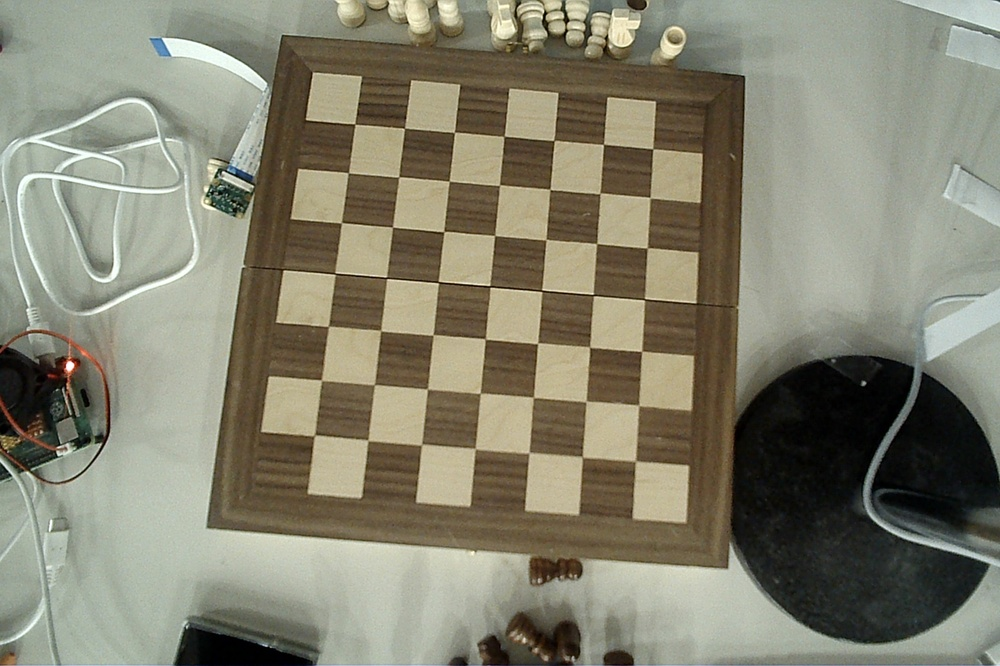
#> input picture empty_test.jpg, 1000 x 666 px, shrunk from 2542 x 1694 before the run
$ python move_detector.py
#> lines starting #> are read from the running program, lines starting #| are printed output that depends on the picture; after the words box and inside, x2 and y2 are one past the last pixel; in counts of white or black regions, pixels touching at a corner belong together
#> in calibrate, frame is the input picture: shape (666, 1000, 3); mean B, G, R 112.3, 130.4, 132.4
### util.py
import logging
import os
import platform as sys_plat
import sys
import cv2 as cv
import scipy.signal

log_format = "%(asctime)s :: %(funcName)s :: line: %(lineno)d :: %(levelname)s :: %(message)s"
logging.basicConfig(filename="pecg_log.txt", filemode="w", level=logging.DEBUG, format=log_format)

APP_NAME = "ELEC3442 Chess"
APP_VERSION = "v1.0.0_beta6.9"
BOX_TITLE = f"{APP_NAME} {APP_VERSION}"

platform = sys.platform
sys_os = sys_plat.system()

GUI_THEME = ["Dark", "Black", "Reddit"]

IMAGE_PATH = "Images/60"  # path to the chess pieces

BLANK = 0  # piece names
PAWNB = 1
KNIGHTB = 2
BISHOPB = 3
ROOKB = 4
KINGB = 5
QUEENB = 6
PAWNW = 7
KNIGHTW = 8
BISHOPW = 9
ROOKW = 10
KINGW = 11
QUEENW = 12

# Absolute rank based on real chess board, white at bottom, black at the top.
# This is also the rank mapping used by python-chess modules.
RANK_8 = 7
RANK_7 = 6
RANK_6 = 5
RANK_5 = 4
RANK_4 = 3
RANK_3 = 2
RANK_2 = 1
RANK_1 = 0

initial_board = [[ROOKB, KNIGHTB, BISHOPB, QUEENB, KINGB, BISHOPB, KNIGHTB, ROOKB], [PAWNB, ] * 8, [BLANK, ] * 8,
                 [BLANK, ] * 8, [BLANK, ] * 8, [BLANK, ] * 8, [PAWNW, ] * 8,
                 [ROOKW, KNIGHTW, BISHOPW, QUEENW, KINGW, BISHOPW, KNIGHTW, ROOKW], ]

eval_list = []
best_move_white = []
best_move_black = []
wdl_white = []
wdl_black = []

evaluation_dictionary = []

"""
evaluation = [
    id: (black or white),
    move: best move,
    wdl: win, draw, loss,
    mate: mate in n,
    score: evaluation score,
]
"""

# Images/60
blank = os.path.join(IMAGE_PATH, "blank.png")
bishopB = os.path.join(IMAGE_PATH, "bB.png")
bishopW = os.path.join(IMAGE_PATH, "wB.png")
pawnB = os.path.join(IMAGE_PATH, "bP.png")
pawnW = os.path.join(IMAGE_PATH, "wP.png")
knightB = os.path.join(IMAGE_PATH, "bN.png")
knightW = os.path.join(IMAGE_PATH, "wN.png")
rookB = os.path.join(IMAGE_PATH, "bR.png")
rookW = os.path.join(IMAGE_PATH, "wR.png")
queenB = os.path.join(IMAGE_PATH, "bQ.png")
queenW = os.path.join(IMAGE_PATH, "wQ.png")
kingB = os.path.join(IMAGE_PATH, "bK.png")
kingW = os.path.join(IMAGE_PATH, "wK.png")

images = {BISHOPB: bishopB, BISHOPW: bishopW, PAWNB: pawnB, PAWNW: pawnW, KNIGHTB: knightB, KNIGHTW: knightW,
          ROOKB: rookB, ROOKW: rookW, KINGB: kingB, KINGW: kingW, QUEENB: queenB, QUEENW: queenW, BLANK: blank, }

# (1) Mode: Neutral
menu_def_neutral = [["&Mode", ["Play"]], ["Boar&d", ["Flip", "Color", ["Brown::board_color_k", "Blue::board_color_k",
                                                                       "Green::board_color_k", "Gray::board_color_k", ],
                                                     "Theme", GUI_THEME, ], ], ["&Time", ["User::tc_k"]],
                    ["&User", ["Set Name::user_name_k"]], ['&Camera', ['Open Camera']]]

# (2) Mode: Play, info: hide
menu_def_play = [["&Mode", ["Neutral"]]]

class BinaryConverter():
    def topkindex(self, arr, k):
        temp = []
        n = len(arr)
        if(n >= k):
            for i in range(n):
                temp.append((arr[i], i))
            temp = sorted(temp, reverse=True)[:k]
            return [x[1] for x in temp]
        return temp

    def convert(self,img_path):
#> called with img_path = 'output/move_detector/cap.jpg'
        img = cv.imread(img_path, cv.IMREAD_GRAYSCALE)
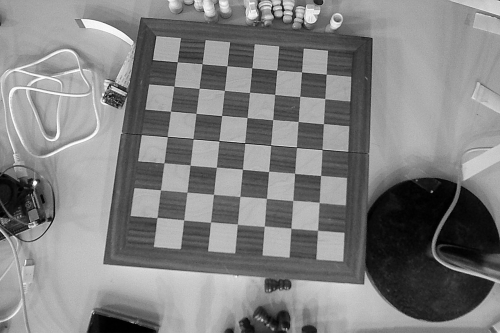
#> img: shape (666, 1000) (shown at 1/2 size); min 0, max 255, mean 128.9

        #Get buckets
        bucket = [0 for _ in range(255+1)]

        row, col = img.shape
        for i in range(row):
            for j in range(col):
                bucket[img[i][j]]+=1

        #Get Treshold
        yhat = scipy.signal.savgol_filter(bucket, 100, 3) # Approximating: window size 51, polynomial order 3
        peaks = scipy.signal.find_peaks(yhat)[0] #Returns x values

        #Getting the actual values of the peaks
        peak_y = []
        for p in peaks:
            peak_y.append(yhat[p])

        #Getting the bounds for the through
        indices = self.topkindex(peak_y, 2) #Find top 2 peaks
        bounds = [x for index, x in enumerate(peaks) if index in indices]

        lower_bound, upper_bound = min(bounds), max(bounds)

        #Find pixel with the lowest value
        treshold = (lower_bound, yhat[lower_bound])
        for i in range(lower_bound, upper_bound):
            val = yhat[i]
            if val<treshold[1]:
                treshold=(i, val)

        #Apply treshold (Inverted in this case)
        row, col = img.shape
        for i in range(row):
            for j in range(col):
                if img[i][j]<treshold[0]:
                    img[i][j] = 1
                else:
                    img[i][j] = 0
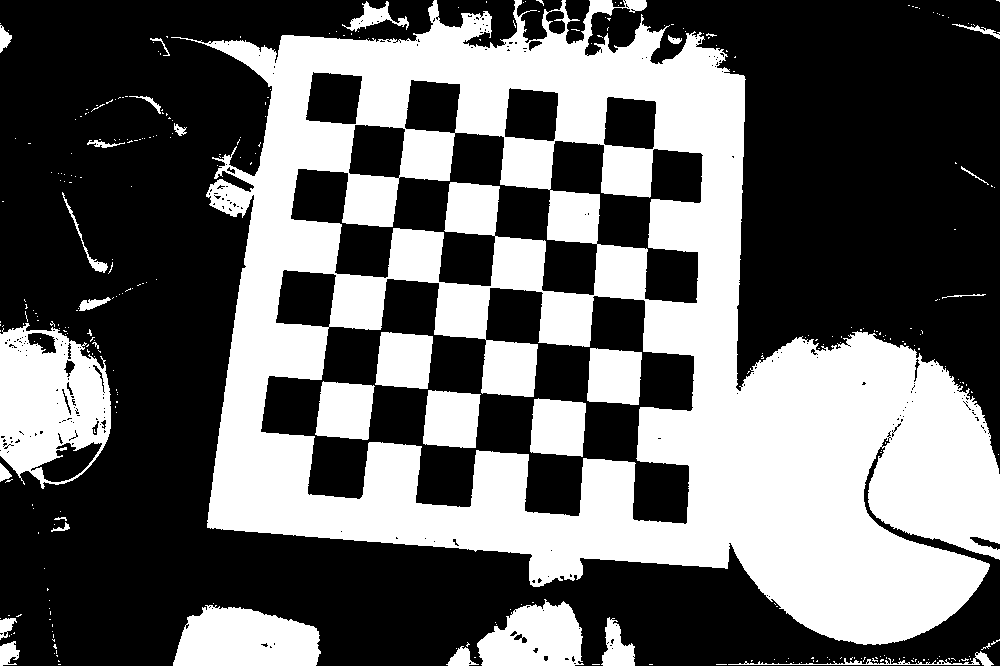
#> img: shape (666, 1000); values 0 (black) and 1 (white), 40.2% white; 324 white regions (294 under 20 px), largest, box (x1, y1, x2, y2) and area: (171, 0, 1000, 645) 223326, (0, 323, 111, 489) 12223, (173, 605, 321, 666) 7117

        return img

### move_detector.py
import os
from time import sleep
import cv2 as cv
import matplotlib.pyplot as plt
import numpy as np
from util import BinaryConverter


class MoveDetector:
    cap = None
    boxes = {}
    directory = "output/move_detector"
    prevPos = None
    currentPos = None
    translation = {"A": "H", "H": "A", "B": "G", "G": "B", "C": "F", "F": "C", "D": "E", "E": "D"}

    def __init__(self, cam=0):
        # self.cap = cv.VideoCapture(cam)
        # self.cap.set(3, 1920)
        # self.cap.set(4, 1080)
        if not os.path.isdir(self.directory):
            os.makedirs(self.directory)
        self.boxes = self.calibrate()
        return

    def calibrate(self):
        boxes = {}

        # _, frame = self.cap.read()
        frame = cv.imread("empty_test.jpg")
        cv.imwrite(self.directory+"/cap.jpg", frame)

        binary_cvt = BinaryConverter()
        img = binary_cvt.convert(self.directory+"/cap.jpg")

        ret, corners = cv.findChessboardCorners(img*255, (7, 7),
                                                flags=cv.CALIB_CB_ADAPTIVE_THRESH + cv.CALIB_CB_FAST_CHECK + cv.CALIB_CB_NORMALIZE_IMAGE)
#> ret = True; corners = 49 rows, first 8: [355, 124], [404.8, 128.4], [454.5, 132.5], [503.9, 136.6], [553.7, 140.3], [603.8, 144.2], [652.5, 148.7], [348.2, 172.4]

        #Visualizing dotted corners
        temp = frame.copy()
        if ret:
            for corner in corners:
                coord = (int(corner[0][0]), int(corner[0][1]))
                cv.circle(temp, center=coord, radius=5, color=(255, 0, 0), thickness=5)
#> this loop made 49 passes
#> (corner, coord) on passes 2 to 9: ([[404.8, 128.4]], (404, 128)), ([[454.5, 132.5]], (454, 132)), ([[503.9, 136.6]], (503, 136)), ([[553.7, 140.3]], (553, 140)), ([[603.8, 144.2]], (603, 144)), ([[652.5, 148.7]], (652, 148)), ([[348.2, 172.4]], (348, 172)), ([[398.4, 177.5]], (398, 177))
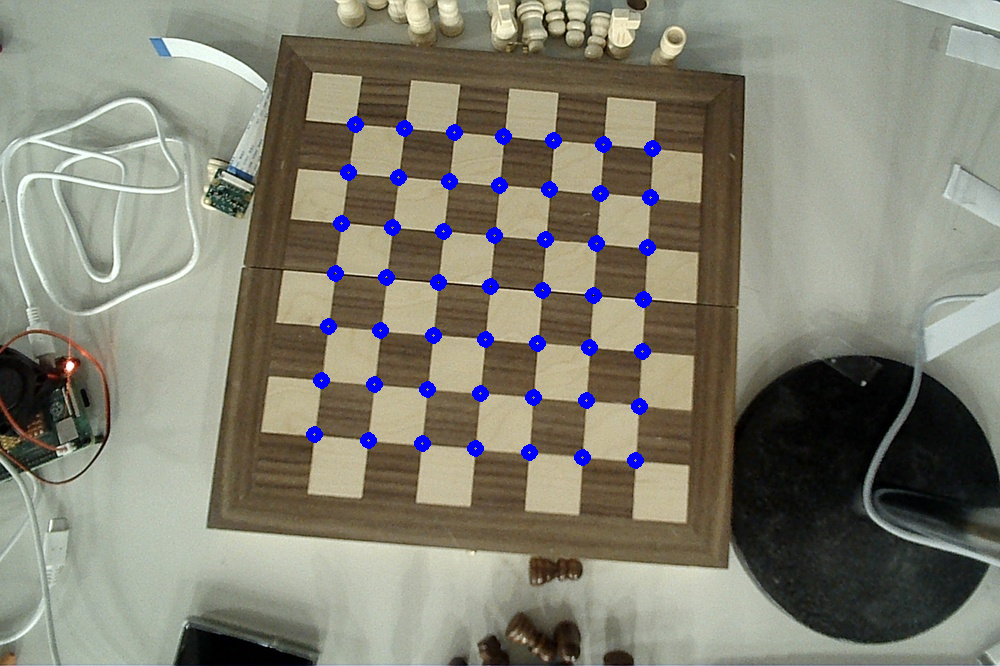
#> temp: shape (666, 1000, 3); 1.52% of pixels changed, all inside (x1, y1, x2, y2) = (306, 116, 661, 469)
        else:
            raise Exception("No chessboard found")

        plt.imsave(self.directory+"/dotted.jpg", temp)
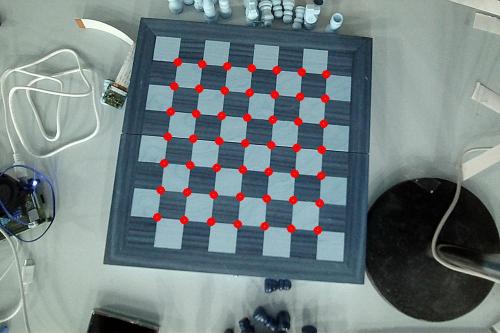
#> saved as dotted.jpg: shape (666, 1000, 3) (shown at 1/2 size); mean R, G, B 114.5, 128.5, 130.2

        # Sorting
        sorted_points = []
        #Find point furthest from origin
        top = -1
        pos = -1
        for index, point in enumerate(corners):
            x,y = point[0]
            if(x**2+y**2>top):
                top = x**2+y**2
                pos = index
#> this loop made 49 passes
#> (x, y, top) on passes 1, 2, 3, 4, 5, 6, 7, 14: (355, 124, 141401), (404.8, 128.4, 180355.5), (454.5, 132.5, 224126.5), (503.9, 136.6, 272612), (553.7, 140.3, 326286.1), (603.8, 144.2, 385324.2), (652.5, 148.7, 447927.6), (650.3, 198, 462063.9)
#> after the loop, pos = 48; top = 616906.5
        furthest = corners[pos]
#> furthest = [[636, 460.9]]

        corners = corners.squeeze()
#> corners = 49 pairs, first value 314.4 to 652.5, second value 124 to 460.9
        #Update coordinate system
        corners = furthest - corners
#> corners = 49 pairs, first value -16.59 to 321.5, second value 0 to 336.9

        #Sort by x
        temp = np.array(sorted(corners, key=lambda tup: tup[0]))
#> temp has the same summary as corners

        for col in range(7):
            s = temp[col*7:col*7+7]
            sorted_points.extend(sorted(s, key=lambda tup: tup[1]))
#> after the loop, sorted_points has the same summary as corners
        sorted_points = np.array(sorted_points)

        #Revert coordinate system
        sorted_points = furthest - sorted_points
#> sorted_points = 49 pairs, first value 314.4 to 652.5, second value 124 to 460.9

        # Extrapolating
        # columns
        sorted_points = list(sorted_points)
        sorted_points_copy = []
        for col in range(7):
            column = sorted_points[col * 7:(col + 1) * 7]

            p1 = column[0]
            p2 = column[1]

            p3 = column[-1]
            p4 = column[-2]

            distances = (p1[0] - p2[0], abs(p1[1] - p2[1]))
            new_p1 = [p1[0] + distances[0], p1[1] + distances[1]]
            column.insert(0, new_p1)

            distances = (p3[0] - p4[0], abs(p3[1] - p4[1]))
            new_p1 = [p3[0] + distances[0], p3[1] - distances[1]]
            column.append(new_p1)

            sorted_points_copy.extend(column)
#> this loop made 7 passes
#> (p1, p2, p3, p4) on passes 1 to 4: ([636, 460.9], [639.8, 406.3], [652.5, 148.7], [650.3, 198]), ([582.6, 457.3], [586.6, 400.3], [603.8, 144.2], [600, 193]), ([529.4, 452.5], [533.5, 397.5], [553.7, 140.3], [549.5, 189.6]), ([475.5, 448.4], [480.8, 393.3], [503.9, 136.6], [499.5, 185])
#> after the loop, sorted_points_copy = 63 pairs, first value 307.2 to 654.8, second value 75.61 to 515.5

        sorted_points = sorted_points_copy.copy()
#> sorted_points has the same summary as sorted_points_copy

        # rows
        newPoints = []
        column1 = sorted_points[0:9]
#> column1 = [[632.1, 515.5], [636, 460.9], [639.8, 406.3], [642, 351.5], [643.9, 299.4], [647.4, 247.6], [650.3, 198], [652.5, 148.7], [654.8, 99.43]]
        column2 = sorted_points[9:18]
#> column2 = [[578.5, 514.3], [582.6, 457.3], [586.6, 400.3], [589.5, 347], [593.5, 295.2], [596.4, 243.5], [600, 193], [603.8, 144.2], [607.5, 95.43]]

        column3 = sorted_points[45:54]
#> column3 = [[361.6, 496.4], [368, 440.5], [374.4, 384.6], [380.2, 330.3], [386.3, 277.5], [392.5, 227], [398.4, 177.5], [404.8, 128.4], [411.2, 79.37]]
        column4 = sorted_points[54:63]
#> column4 = [[307.2, 489.1], [314.4, 434.6], [321.7, 380], [328.6, 326.5], [335, 273.5], [341.5, 223.4], [348.2, 172.4], [355, 124], [361.8, 75.61]]

        column_first = []
        column_last = []

        for i in range(9):
            p1 = column1[i]
            p2 = column2[i]

            p3 = column3[i]
            p4 = column4[i]

            distances = (abs(p1[0] - p2[0]), p1[1] - p2[1])
            new_p1 = [p1[0] + distances[0], p1[1] + distances[1]]

            newPoints.append(new_p1)
            column_first.append(new_p1)

            distances = (abs(p3[0] - p4[0]), p4[1] - p3[1])
            new_p1 = [p4[0] - distances[0], p4[1] + distances[1]]

            newPoints.append(new_p1)
            column_last.append(new_p1)
#> this loop made 9 passes
#> (p1, p2, p3, p4) on passes 1 to 4: ([632.1, 515.5], [578.5, 514.3], [361.6, 496.4], [307.2, 489.1]), ([636, 460.9], [582.6, 457.3], [368, 440.5], [314.4, 434.6]), ([639.8, 406.3], [586.6, 400.3], [374.4, 384.6], [321.7, 380]), ([642, 351.5], [589.5, 347], [380.2, 330.3], [328.6, 326.5])
#> after the loop, column_first = [[685.7, 516.8], [689.4, 464.6], [693, 412.3], [694.5, 356], [694.3, 303.7], [698.4, 251.8], [700.6, 202.9], [701.3, 153.2], [702.1, 103.4]]; column_last = [[252.7, 481.9], [260.9, 428.7], [269.1, 375.5], [277, 322.6], [283.7, 269.5], [290.4, 219.8], [298.1, 167.2], [305.2, 119.6], [312.4, 71.86]]; newPoints = 18 items, first 6: [685.7, 516.8], [252.7, 481.9], [689.4, 464.6], [260.9, 428.7], [693, 412.3], [269.1, 375.5]

        column_first.extend(sorted_points)
        column_first.extend(column_last)

        sorted_points = column_first.copy()
#> sorted_points = 81 pairs, first value 252.7 to 702.1, second value 71.86 to 516.8

        # Visualizing
        temp = frame.copy()
        for corner in sorted_points:
            coord = (int(corner[0]), int(corner[1]))
            cv.circle(temp, center=coord, radius=5, color=(255, 0, 255), thickness=5)
#> this loop made 81 passes
#> (corner, coord) on passes 1 to 8: ([685.7, 516.8], (685, 516)), ([689.4, 464.6], (689, 464)), ([693, 412.3], (692, 412)), ([694.5, 356], (694, 356)), ([694.3, 303.7], (694, 303)), ([698.4, 251.8], (698, 251)), ([700.6, 202.9], (700, 202)), ([701.3, 153.2], (701, 153))
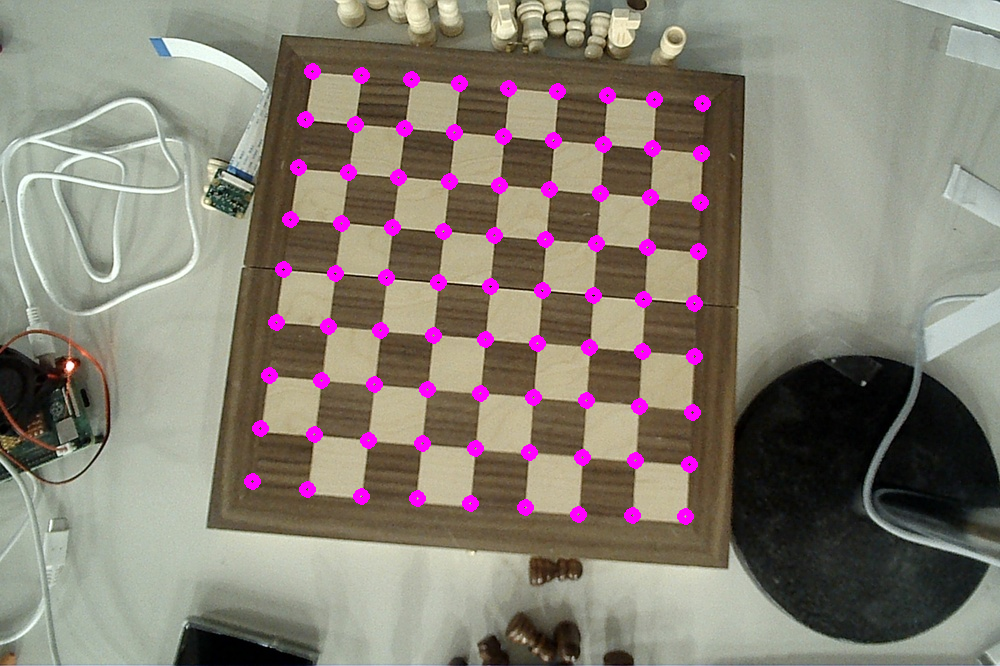
#> temp: shape (666, 1000, 3); 2.51% of pixels changed, all inside (x1, y1, x2, y2) = (244, 63, 711, 525)
        plt.imsave(self.directory+"/dotted2.jpg", temp)
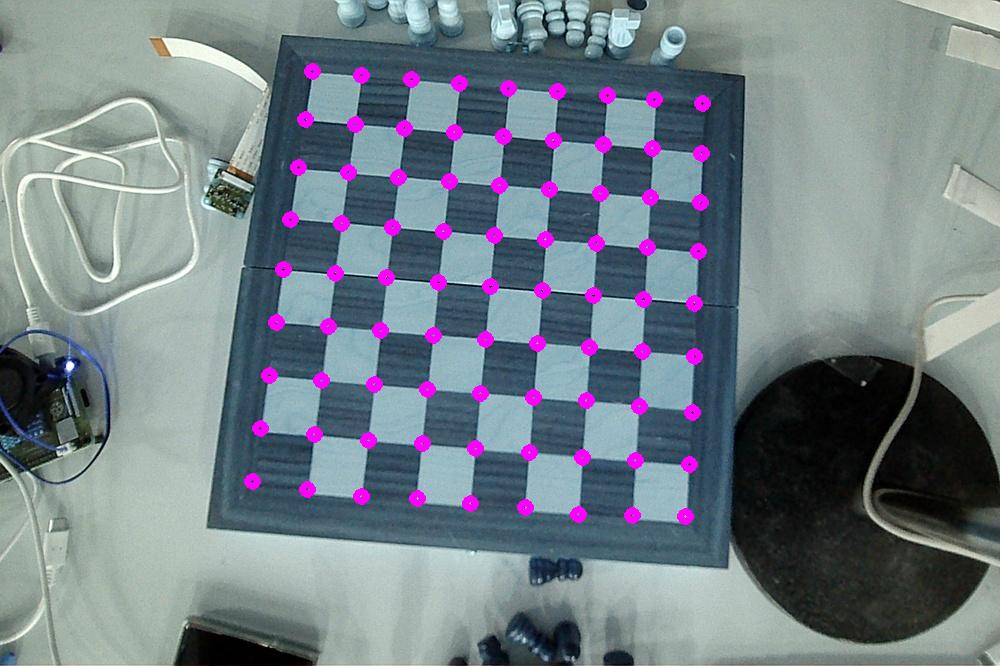
#> saved as dotted2.jpg: shape (666, 1000, 3); mean R, G, B 116.3, 127.4, 135.3

        c = ord('A') - 1
        for col in range(8):
            c += 1
            for row in range(8):
                boxes[chr(c) + str(row + 1)] = (sorted_points[col * 9 + 1 + 9 + row], sorted_points[col * 9 + 1 + row],
                                                sorted_points[col * 9 + 9 + row], sorted_points[col * 9 + row])
#> after the loop, boxes = 64 items; c = 72

        print("Done :)")
        return boxes

    # [29 lines left out: functions takePicture, tileSum, findTop2, not called in this run]

    def detectPiece(self):
        newImg = cv.absdiff(self.currentPos, self.prevPos)
        return self.findTop2(self.boxes, newImg)


def main():
    detector = MoveDetector()
#> in __init__, `self.boxes = self.calibrate()`: self.boxes = 64 items
    # [9 lines of commented-out code are left out]
    return


if __name__ == "__main__":
    main()
